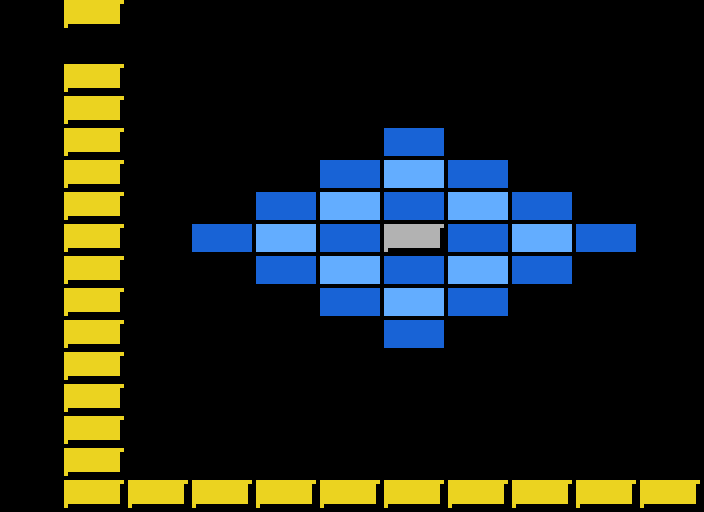

A 2D game scene composited from a Tiled map and its tileset images. What follows is a short description and the map's XML, with every tile layer's data as written:
An orthogonal 11x16 tile map with 64x32 px tiles, 1 tile layer (Level).

<map version="1.10" tiledversion="1.10.2" orientation="orthogonal" renderorder="right-down" width="11" height="16" tilewidth="64" tileheight="32" infinite="0" nextlayerid="2" nextobjectid="1">
 <tileset firstgid="1" name="tileset" tilewidth="64" tileheight="32" tilecount="12" columns="4">
  <image source="tileset.png" width="256" height="96" />
 </tileset>
 <layer id="1" name="Level" width="11" height="16">
  <data encoding="csv">
0,10,0,0,0,0,0,0,0,0,0,
0,0,0,0,0,0,0,0,0,0,0,
0,10,0,0,0,0,0,0,0,0,0,
0,10,0,0,0,0,0,0,0,0,0,
0,10,0,0,0,0,6,0,0,0,0,
0,10,0,0,0,6,3,6,0,0,0,
0,10,0,0,6,3,6,3,6,0,0,
0,10,0,6,3,6,9,6,3,6,0,
0,10,0,0,6,3,6,3,6,0,0,
0,10,0,0,0,6,3,6,0,0,0,
0,10,0,0,0,0,6,0,0,0,0,
0,10,0,0,0,0,0,0,0,0,0,
0,10,0,0,0,0,0,0,0,0,0,
0,10,0,0,0,0,0,0,0,0,0,
0,10,0,0,0,0,0,0,0,0,0,
0,10,10,10,10,10,10,10,10,10,10
</data>
 </layer>
</map>
